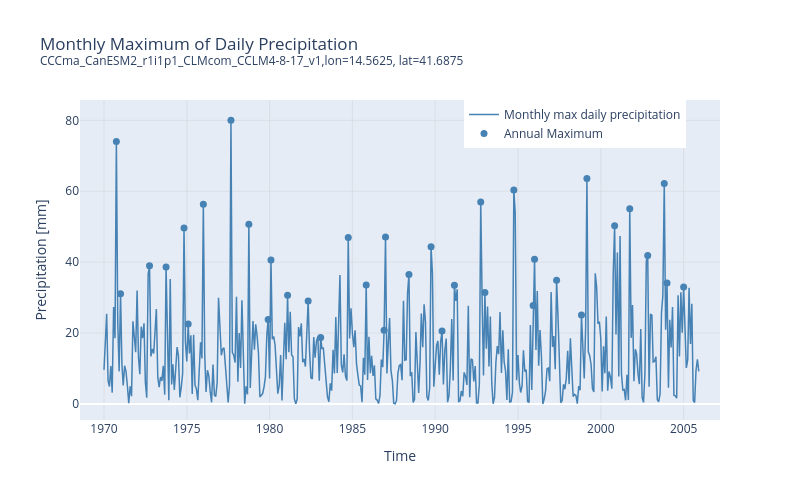

Notebook code for this chart:
### Code cell
fig = go.Figure()

fig.add_trace(go.Scatter(
    x=point_df['time'],
    y=point_df['rx1day'],
    mode='lines',
    name='Monthly max daily precipitation',
    line=dict(color='steelblue', width=1.5),
))

annual_maxima = point_df.copy()
annual_maxima['annual_max'] = annual_maxima.groupby('year')['rx1day'].transform('max')
annual_maxima = annual_maxima[annual_maxima['rx1day'] == annual_maxima['annual_max']]

fig.add_trace(go.Scatter(
    x=annual_maxima['time'],
    y=annual_maxima['annual_max'],
    mode='markers',
    name='Annual Maximum',
    marker=dict(size=7, color='steelblue', symbol='circle'),
))

fig.update_layout(
    title=dict(text=f'Monthly Maximum of Daily Precipitation<br><sup>{point_df["member_id"].unique()[0]},lon={point_df["lon"].unique()[0]}, lat={point_df["lat"].unique()[0]}</sup>'),
    xaxis=dict(title='Time', showgrid=True, gridcolor='lightgrey', gridwidth=0.5),
    yaxis=dict(title='Precipitation [mm]', showgrid=True, gridcolor='lightgrey', gridwidth=0.5),
    legend=dict(x=0.6, y=1, xanchor='left', yanchor='top'),
    width=800,
    height=500,
)

fig.show()

### Figure 1 — Plotly figure (JSON) as saved in the notebook; plotly's stock layout.template omitted (floating-point values rounded to 4 significant figures; data arrays with more than 128 entries replaced by an {"elided": "..."} marker saying what was removed)
{"data": [{"line": {"color": "steelblue", "width": 1.5}, "mode": "lines", "name": "Monthly max daily precipitation", "type": "scatter", "x": {"elided": "432 str values"}, "y": {"elided": "432 float values"}}, {"marker": {"color": "steelblue", "size": 7, "symbol": "circle"}, "mode": "markers", "name": "Annual Maximum", "type": "scatter", "x": ["1970-10-01T00:00:00", "1971-01-01T00:00:00", "1972-10-01T00:00:00", "1973-10-01T00:00:00", "1974-11-01T00:00:00", "1975-02-01T00:00:00", "1976-01-01T00:00:00", "1977-09-01T00:00:00", "1978-10-01T00:00:00", "1979-12-01T00:00:00", "1980-02-01T00:00:00", "1981-02-01T00:00:00", "1982-05-01T00:00:00", "1983-02-01T00:00:00", "1984-10-01T00:00:00", "1985-11-01T00:00:00", "1986-12-01T00:00:00", "1987-01-01T00:00:00", "1988-06-01T00:00:00", "1989-10-01T00:00:00", "1990-06-01T00:00:00", "1991-03-01T00:00:00", "1992-10-01T00:00:00", "1993-01-01T00:00:00", "1994-10-01T00:00:00", "1995-12-01T00:00:00", "1996-01-01T00:00:00", "1997-05-01T00:00:00", "1998-11-01T00:00:00", "1999-03-01T00:00:00", "2000-11-01T00:00:00", "2001-10-01T00:00:00", "2002-11-01T00:00:00", "2003-11-01T00:00:00", "2004-01-01T00:00:00", "2005-01-01T00:00:00"], "y": [74.06, 31.1, 39.02, 38.67, 49.64, 22.55, 56.32, 80.0, 50.7, 23.86, 40.59, 30.67, 29.06, 18.75, 46.99, 33.59, 20.8, 47.11, 36.55, 44.35, 20.6, 33.46, 57.0, 31.48, 60.35, 27.8, 40.84, 34.9, 25.08, 63.59, 50.3, 55.09, 41.88, 62.2, 34.13, 33.03]}], "layout": {"height": 500, "legend": {"x": 0.6, "xanchor": "left", "y": 1, "yanchor": "top"}, "title": {"text": "Monthly Maximum of Daily Precipitation<br><sup>CCCma_CanESM2_r1i1p1_CLMcom_CCLM4-8-17_v1,lon=14.5625, lat=41.6875</sup>"}, "width": 800, "xaxis": {"gridcolor": "lightgrey", "gridwidth": 0.5, "showgrid": true, "title": {"text": "Time"}}, "yaxis": {"gridcolor": "lightgrey", "gridwidth": 0.5, "showgrid": true, "title": {"text": "Precipitation [mm]"}}}}
